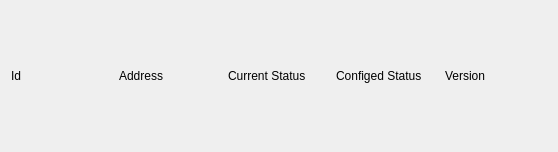
<?xml version="1.0" encoding="UTF-8"?>
<ui version="4.0">
 <class>ListHeader</class>
 <widget class="QWidget" name="ListHeader">
  <property name="geometry">
   <rect>
    <x>0</x>
    <y>0</y>
    <width>558</width>
    <height>152</height>
   </rect>
  </property>
  <layout class="QHBoxLayout" name="horizontalLayout">
   <item>
    <widget class="QLabel" name="txtId">
     <property name="text">
      <string>Id</string>
     </property>
    </widget>
   </item>
   <item>
    <widget class="QLabel" name="txtAddr">
     <property name="text">
      <string>Address</string>
     </property>
    </widget>
   </item>
   <item>
    <widget class="QLabel" name="txtCurrentStatus">
     <property name="text">
      <string>Current Status</string>
     </property>
    </widget>
   </item>
   <item>
    <widget class="QLabel" name="txtConfigedStatus">
     <property name="text">
      <string>Configed Status</string>
     </property>
    </widget>
   </item>
   <item>
    <widget class="QLabel" name="txtVersion">
     <property name="text">
      <string>Version</string>
     </property>
    </widget>
   </item>
  </layout>
 </widget>
 <resources/>
 <connections/>
</ui>
